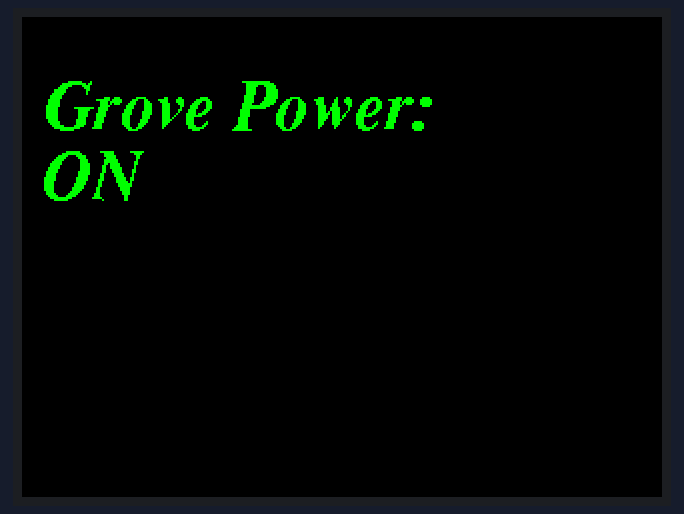
Recording of a sketch running on a simulated ESP32. On the bench: 320×240 colour display.

Above: at 0.3 s.
At 1.4 s:
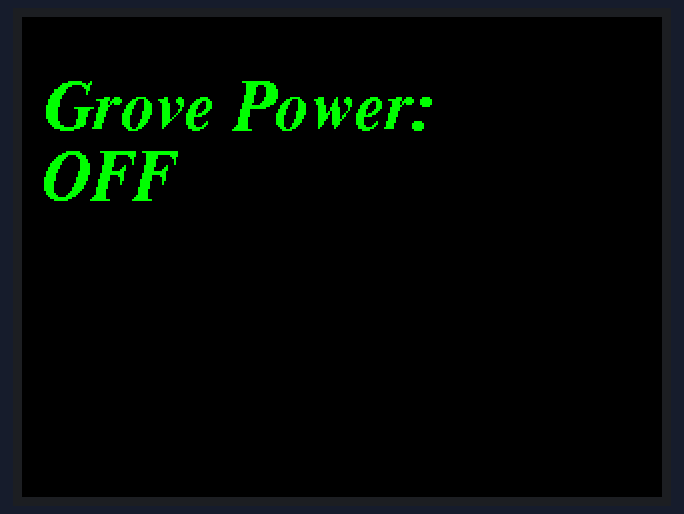

The sketch:

power_2.ino
```cpp
#include "M5Unified.h"

void setup() {
  auto cfg = M5.config();
  M5.begin(cfg);
  M5.Display.setRotation(1);
  M5.Display.setTextColor(GREEN);
  M5.Display.setTextDatum(middle_center);
  M5.Display.setTextFont(&fonts::FreeSerifBoldItalic18pt7b);
  M5.Display.setTextSize(1);

  M5.Power.setBatteryCharge(true);
  M5.Power.setChargeCurrent(100);
  M5.Power.setChargeVoltage(4200);
}

bool power_status = true;

void loop() {
  M5.Display.clear();
  M5.Display.setCursor(10, 30);
  M5.Display.println("Grove Power:");
  M5.Power.setExtOutput(power_status);
  M5.Display.setCursor(10, 65);
  M5.Display.printf("%s", power_status ? "ON" : "OFF");
  power_status = !power_status;
  delay(1000);
}
```

Measured:
- what the display in image 1 shows lasts 1.1 s, from 1.3 s to 2.4 s
